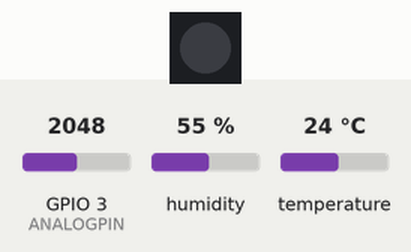
The sketch below on a simulated ESP32. On the bench: 1 RGB LEDs in strip order, left to right. Inputs (shaded band) come from the test bench; at power-on: GPIO 3 (ANALOGPIN) = 2048, humidity 55 %, temperature 24 °C. WiFi joins after 1.5 s; servers stay silent unless stated; no MQTT or app messages arrive unless stated; what the sketch prints to the serial monitor is not drawn.

Above: at 3.7 s.
3.8 s: GPIO 3 (ANALOGPIN) set to 3610
10.2 s: GPIO 3 (ANALOGPIN) set to 3708
At 16.4 s:
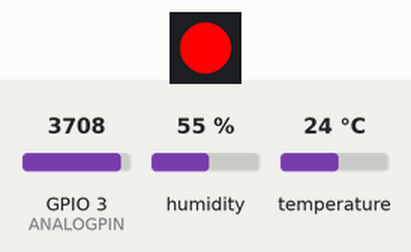
18.0 s: GPIO 3 (ANALOGPIN) set to 3603
21.9 s: GPIO 3 (ANALOGPIN) set to 4095
At 28.1 s:
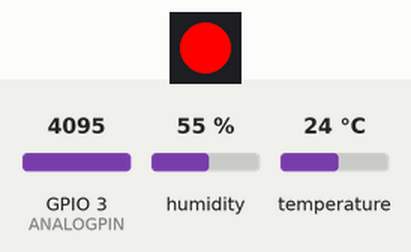
Timing chart, 0 to 29.5 s (numbered marks = the images above; inputs shaded):
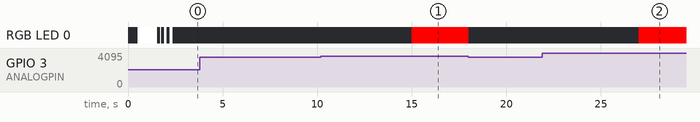

The sketch:

SmartFlower.ino
```cpp
//
// MQTT / WIFI
//

#include <PubSubClient.h>
#include <WiFi.h>

const char* ssid = "";
const char* password = "";
const char* mqtt_server = "";
const char *mqtt_username = "";
const char *mqtt_password = "";

WiFiClient espClient;
PubSubClient client(espClient);

#define TEMPERATURE_TOPIC ""
#define HUMIDITY_TOPIC ""
#define SOIL_TOPIC ""

long lastMsg = 0;
char msg[20];

//
// RGB LED
//

#include "Freenove_WS2812_Lib_for_ESP32.h"

#define LEDS_COUNT  1
#define LEDS_PIN	8
#define CHANNEL		0

Freenove_ESP32_WS2812 strip = Freenove_ESP32_WS2812(LEDS_COUNT, LEDS_PIN, CHANNEL, TYPE_GRB);

//
//  DHT11
//

#include <Adafruit_Sensor.h>
#include <DHT.h>
#include <DHT_U.h>

#define DHTPIN 2     // Digital pin connected to the DHT sensor
#define ANALOGPIN 3
#define DHTTYPE    DHT11     // DHT 11

DHT_Unified dht(DHTPIN, DHTTYPE);

void setup() {
  Serial.begin(9600);
  dht.begin();
  // put your setup code here, to run once:
  wifiSetup();
  /* configure the MQTT server with IPaddress and port */
  client.setServer(mqtt_server, 1883);
  /* this receivedCallback function will be invoked
  when client received subscribed topic */
  client.setCallback(receivedCallback);
 	strip.begin();
	strip.setBrightness(255);
}

bool ledFlag = false;
int temperature, humidity, soil;
uint32_t getDataTimer;
uint32_t restartDhtTimer;
void loop()
{
  mqttLogic();

  if (millis() - getDataTimer >= 3000)
  {
    getDataTimer = millis();
    sensors_event_t event;
    dht.temperature().getEvent(&event);
    if (!isnan(event.temperature))
    {
      temperature = event.temperature;
      Serial.print("TEMP: ");
      Serial.print(temperature);
    }
    else
    {
      Serial.print("TEMP: ");
      Serial.print("???");
    }

    // Get humidity event and print its value.
    dht.humidity().getEvent(&event);
    if (!isnan(event.relative_humidity))
    {
      humidity = event.relative_humidity;
      Serial.print(" HUM: ");
      Serial.print(humidity);
    }
    else
    {
      Serial.print(" HUM: ");
      Serial.print("???");
    }

    float value = analogRead(ANALOGPIN);
    soil = 100 - (value / 4095 * 100);

    if (soil <= 10)
    {
      if (ledFlag)
      {
        strip.setLedColorData(0, 255, 0, 0);
        strip.show();
      }
      else
      {
        strip.setLedColorData(0, 0, 0, 0);
        strip.show();
      }
      ledFlag = !ledFlag;
    }
    else
    {
      strip.setLedColorData(0, 0, 0, 0);
			strip.show();
    }

    Serial.print(" SOIL: ");
    Serial.print(soil);
    Serial.print(" VALUE: ");
    Serial.println(value);
  }
}


void mqttconnect() {

  /* Loop until reconnected */
  while (!client.connected()) {
    //Serial.print("MQTT connecting ...");
    /* client ID */
    String client_id = "ESP32";
    /* connect now */
    if (client.connect(client_id.c_str(), mqtt_username, mqtt_password)) {
      //Serial.println("connected");
      /* subscribe topic with default QoS 0*/
      // client.subscribe(TEMP_TOPIC);
    } else {
      Serial.print("failed, status code =");
      Serial.print(client.state());
      Serial.println("try again in 5 seconds");
      /* Wait 5 seconds before retrying */
      delay(5000);
    }
  }
}

void receivedCallback(char* topic, byte* payload, unsigned int length) {
  //Serial.print("Message received: ");
  //Serial.println(topic);

 // Serial.print("payload: ");
  for (int i = 0; i < length; i++) {
    //Serial.print((char)payload[i]);
  }
  //Serial.println();
}

void wifiSetup()
{
  WiFi.begin(ssid, password);
  Serial.println("WiFi connecting");
  while (WiFi.status() != WL_CONNECTED) {
    delay(500);
    Serial.print(".");
    strip.setLedColorData(0, 255, 255, 255);
    strip.show();
    ledFlag = !ledFlag;
  }
  for (int i = 0; i < 10; i++)
  {
    strip.setLedColorData(0, 255, 255, 255);
    strip.show();
    delay(50);
    strip.setLedColorData(0, 0, 0, 0);
    strip.show();
    delay(50);
  }
  strip.setLedColorData(0, 0, 0, 0);
  strip.show();
  ledFlag = false;
  Serial.println("");
  Serial.println("WiFi connected");
  Serial.println("IP address: ");
  Serial.println(WiFi.localIP());
}

void mqttLogic()
{
  /* if client was disconnected then try to reconnect again */
  if (!client.connected()) {
    mqttconnect();
  }
  /* this function will listen for incomming
  subscribed topic-process-invoke receivedCallback */
  client.loop();
  /* we measure temperature every 3 secs
  we count until 3 secs reached to avoid blocking program if using delay()*/
  long now = millis();
  if (now - lastMsg > 3000) {
    lastMsg = now;
    if (!isnan(temperature) && temperature != 0)
    {
      snprintf(msg, 5, "%i", temperature);
      client.publish(TEMPERATURE_TOPIC, msg);
    }

    if (!isnan(humidity) && humidity != 0)
    {
      snprintf(msg, 5, "%i", humidity);
      client.publish(HUMIDITY_TOPIC, msg);
    }

    if (!isnan(soil) && soil != 0)
    {
      snprintf(msg, 5, "%i", soil);
      client.publish(SOIL_TOPIC, msg);
    }
  }
}
```

Measured:
- the behaviour switches between 3644 and 3645 on GPIO 3 (ANALOGPIN) (found by bisection; images 0 and 1)
- after the input at 3.8 s, every drawn part: stays the same
- after the input at 10.2 s, RGB LED 0: off → RGB(255, 0, 0) after 4.8 s
- after the input at 21.9 s, RGB LED 0: off → RGB(255, 0, 0) after 5.1 s
